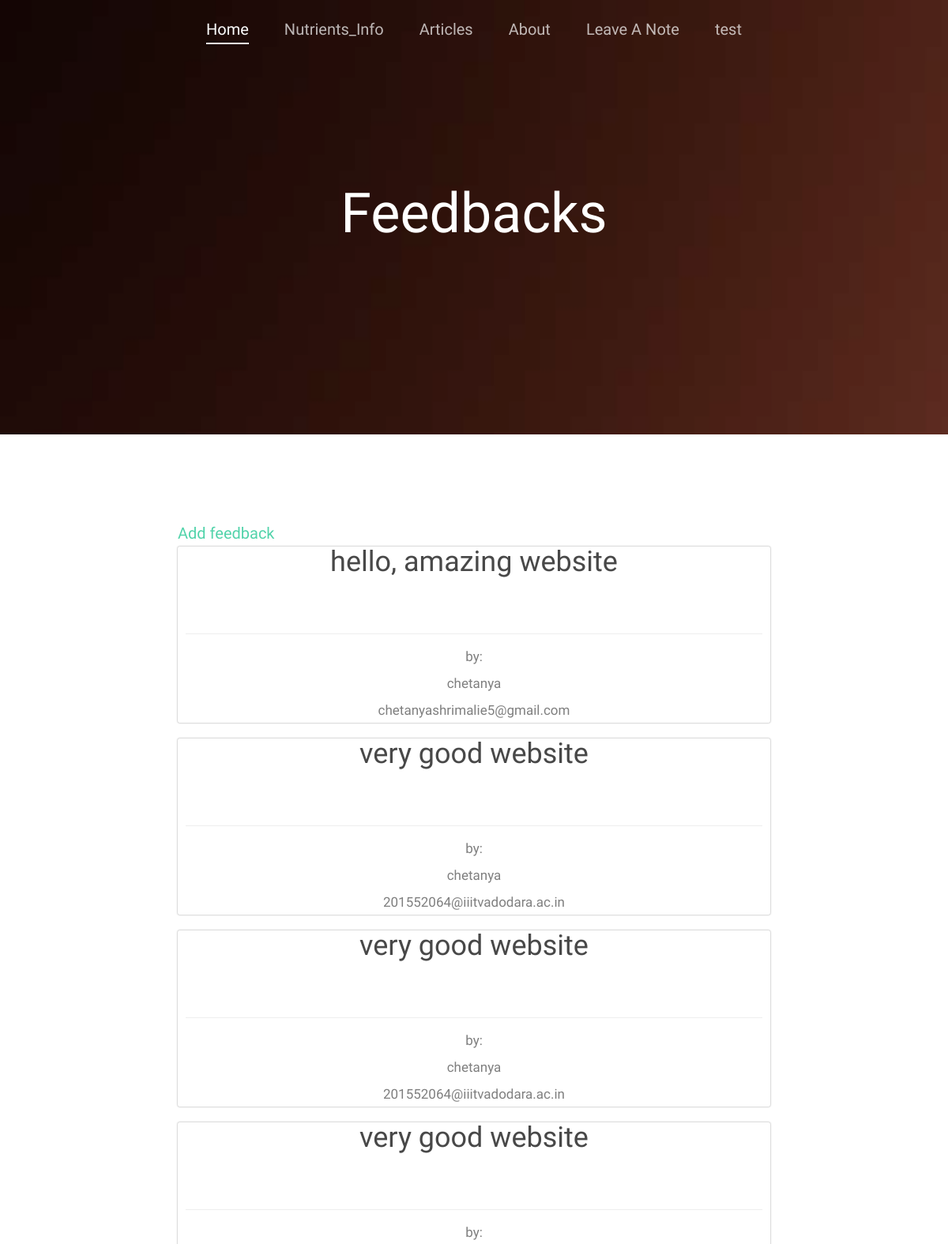
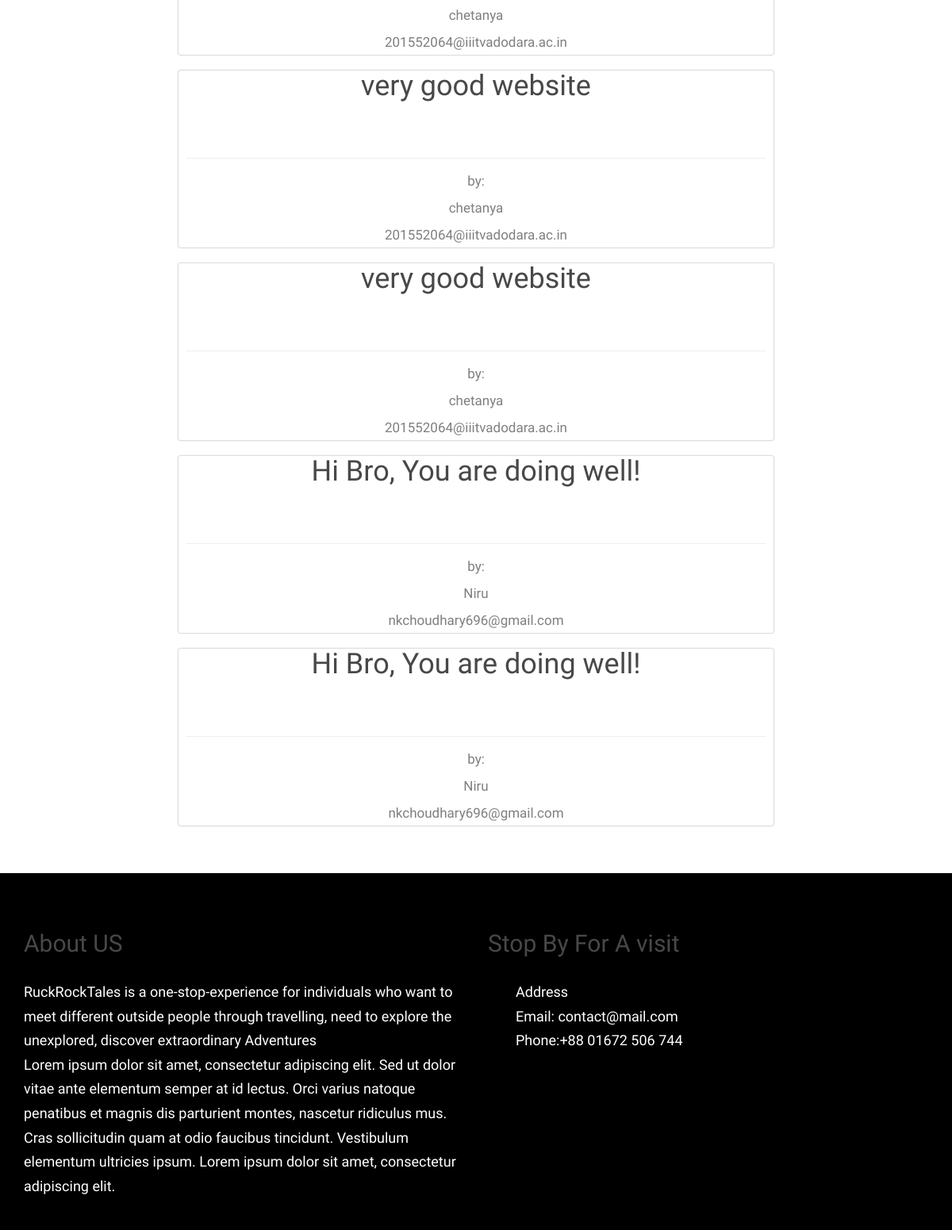
Page /contact/feedbacks/ (signed in) on the committed database (2 pictures, top to bottom).
### drop_a_note/models.py (models this page shows, shortened)
class Note(models.Model):
    name = models.CharField(max_length=50)
    email = models.CharField(max_length=100)
    note = models.TextField()

### drop_a_note/views.py (the view)
def feedbacks(request):
    all_feedbacks = Note.objects.all()
    return render(request, 'feedbacks.html', {'all_feedbacks': all_feedbacks})

### drop_a_note/templates/feedbacks.html
{% extends 'base.html' %}
{% block body %}
  <div class="fh5co-hero"
       style="background-image: url(images/hero_2.jpg);"
       data-stellar-background-ratio="0.5">
    <div class="overlay"></div>
    <div class="container">
      <div class="row">
        <div
            class="col-md-8 col-md-offset-2 col-sm-12 col-sm-offset-0 col-xs-12 col-xs-offset-0 text-center fh5co-table">
          <div class="fh5co-intro fh5co-table-cell">
            <h1 class="text-center">Feedbacks</h1>
          </div>
        </div>
      </div>
    </div>
  </div>
  <div class="fh5co-section">
    <div class="container">
      <div class="row">
        <div class="col-md-2"></div>
        <div class="col-md-8">
          <br><br>
          <div class="float-right"><a href="{% url 'contact:contact' %}">Add
            feedback</a></div>
          {% for note in all_feedbacks %}
            <div class="fh5co-text article-box-home">
              <div class="text-center">
                <div class="feedback-content-home ">
                  <h1>{{ note.note }}</h1>
                </div>
                <hr>
              </div>
              <div class="">
                <small> by:</small>
                <br>
                <small>{{ note.name }}</small>
                <br>
                <small>{{ note.email }}</small>
              </div>
            </div>
          {% endfor %}
        </div>
        <div class="col-md-2"></div>
      </div>
    </div>
  </div>
{% endblock %}

### templates/base.html (shortened to what this page needs)
{% load staticfiles %}
<!DOCTYPE html>
<html lang="en">
<head>
  <link rel="stylesheet"
        href="https://maxcdn.bootstrapcdn.com/bootstrap/3.3.7/css/bootstrap.min.css">
  <link rel="stylesheet" href="{% static 'css/animate.css' %}">
  <link rel="stylesheet" href="{% static 'css/font-awesome.css' %}">
  <link rel="stylesheet" href="{% static 'css/icomoon.css' %}">
  <link rel="stylesheet" href="{% static 'css/style.css' %}">
</head>
<body>
<div id="fh5co-wrap">
  <header id="fh5co-header">
    <div class="container">
      <nav class="fh5co-main-nav">
        <ul>
          <li class="fh5co-active"><a
              href="{% url 'home:home' %}"><span>Home</span></a>
          </li>
          <li><a
              href="{% url 'nutrients_info:info' %}"><span>Nutrients_Info</span></a>
          </li>
          <li>
            <a href="{% url 'articles:articles' %}"><span>Articles</span></a>
          </li>
          <li>
            <a
                href="{% url 'about_us:about' %}"><span>About</span></a>
          </li>
          <li>
            <a href="{% url 'contact:contact' %}"><span>Leave A Note</span></a>
          </li>
          <li>
            {% if request.user.username != '' %}
              <a href="{% url 'users:user_logout' %}"><span>
                {{ request.user.username }}</span></a>
            {% else %}
              <a href="{% url 'users:register' %}"><span>
                Register/login</span></a>
            {% endif %}
          </li>
        </ul>
      </nav>
    </div>
  </header>
  {% block body %}
  {% endblock %}
</div>
<footer id="fh5co-footer">
  <div class="container">
    <div id="contact-box" class="row">
      <div class="col-sm-6">
        <div class="block">
          <h2>About US</h2>
          <ul class="address-block">
            <li>RuckRockTales is a one-stop-experience for individuals who want
              to meet different
              outside people through travelling, need to explore the
              unexplored, discover extraordinary
              Adventures
            </li>
            <li>
              Lorem ipsum dolor sit amet, consectetur adipiscing elit. Sed ut
              dolor vitae ante elementum semper at id lectus. Orci varius
              natoque penatibus et
              magnis dis parturient montes, nascetur ridiculus mus. Cras
              sollicitudin quam at
              odio faucibus tincidunt. Vestibulum elementum ultricies ipsum.
              Lorem ipsum dolor
              sit amet, consectetur adipiscing elit.
            </li>
          </ul>
        </div>
      </div>
      <div class="col-sm-6">
        <div class="block">
          <h2>Stop By For A visit</h2>
          <ul class="address-block">
            <li>
              <i class="fa fa-map-marker"></i>Address
            </li>
            <li>
              <i class="fa fa-envelope-o"></i>Email: contact@mail.com
            </li>
            <li>
              <i class="fa fa-phone"></i>Phone:+88 01672 506 744
            </li>
          </ul>
          <ul class="social-icons">
            <li>
              <a href="#"><i class="fa fa-google"></i></a>
            </li>
            <li>
              <a href="#"><i class="fa fa-linkedin"></i></a>
            </li>
            <li>
              <a href="#"><i class="fa fa-pinterest"></i></a>
            </li>
            <li>
              <a href="#"><i class="fa fa-dribbble"></i></a>
            </li>
            <li>
              <a href="#"><i class="fa fa-behance"></i></a>
            </li>
            <li>
              <a href="#"><i class="fa fa-twitter"></i></a>
            </li>
            <li>
              <a href="#"><i class="fa fa-facebook"></i></a>
            </li>
          </ul>
        </div>
      </div>
    </div>
  </div>
</footer>
</body>
</html>

### static/css/style.css (style rules this page uses)
body { font-family: "Work Sans", Arial, sans-serif; font-weight: 300; font-size: 20px; line-height: 1.7; color: #777777; color: #7f7f7f; background: #fff; height: 100%; position: relative; }
.article-box-home { border-radius: 2px; box-shadow: 0 0 2px; text-align: center; margin-bottom: 20px; }
.feedback-content-home { height: 100px; width: 100%; word-wrap: break-word; display: block; overflow-y: hidden; }
hr { margin: 10px; }
.address-block li { margin-bottom: 20px; color: white; }
.address-block li i { margin-right: 15px; font-size: 20px; width: 20px; }
.social-icons { margin-top: 40px; color: white; }
.social-icons li { display: inline-block; margin: 0 6px; }
.social-icons a { display: inline-block; }
.social-icons i { color: white; margin-right: 25px; font-size: 25px; }
a { color: #52d3aa; -webkit-transition: 0.5s; -o-transition: 0.5s; transition: 0.5s; }
h1, h2, h3, h4, h5, h6 { color: rgba(72, 72, 72, 1); font-family: "Work Sans", Arial, sans-serif; font-weight: 300; margin: 0 0 30px 0; }
#fh5co-wrap { position: relative; background: #fff; z-index: 2; margin-bottom: 450px; }
#fh5co-footer { padding-top: 4em; position: fixed; bottom: 0; left: 0; width: 100%; z-index: 1; height: 450px; background: #000000; color: white; font-size: 18px; }
#fh5co-footer a { color: rgba(255, 255, 255, 0.7); }
#fh5co-footer ul { padding: 0; margin: 0; }
#fh5co-footer ul li { padding: 0; margin: 0; list-style: none; }
#fh5co-header { position: absolute; top: 0; width: 100%; z-index: 1000; }
#fh5co-header nav { text-align: center; }
#fh5co-header nav ul { padding: 0; margin: 0; }
#fh5co-header nav li { padding: 0; margin: 0; list-style: none; display: inline; }
#fh5co-header nav li a { padding: 20px; color: rgba(255, 255, 255, 0.7); display: -moz-inline-stack; display: inline-block; zoom: 1; *display: inline; -webkit-transition: 0.1s; -o-transition: 0.1s; transition: 0.1s; }
#fh5co-header nav li a span { -webkit-transition: 0.5s; -o-transition: 0.5s; transition: 0.5s; border-bottom: 2px solid transparent; display: block; }
#fh5co-header nav li.fh5co-active a { color: #fff; }
#fh5co-header nav li.fh5co-active a span { border-bottom: 2px solid #fff; }
.fh5co-table, .fh5co-table-cell, .fh5co-hero, .fh5co-parallax { height: 550px; }
.fh5co-hero, .fh5co-parallax { background-color: #555; background-attachment: fixed; background-size: cover; position: relative; }
.fh5co-hero .overlay, .fh5co-parallax .overlay { position: absolute; top: 0; left: 0; right: 0; bottom: 0; background: black; opacity: .2; }
.fh5co-hero .fh5co-intro h1, .fh5co-parallax .fh5co-intro h1 { color: #fff; font-size: 70px; font-weight: 300; margin-bottom: 10px; }
.fh5co-table { display: table; }
.fh5co-table-cell { display: table-cell; vertical-align: middle; }
.fh5co-section { padding: 2em 0; }

### rows in the picture
Note: note "hello, amazing website", name "chetanya", email "chetanyashrimalie5@gmail.com"
Note: note "very good website", name "chetanya", email "201552064@iiitvadodara.ac.in"
Note: note "very good website", name "chetanya", email "201552064@iiitvadodara.ac.in"
Note: note "very good website", name "chetanya", email "201552064@iiitvadodara.ac.in"
Note: note "very good website", name "chetanya", email "201552064@iiitvadodara.ac.in"
Note: note "very good website", name "chetanya", email "201552064@iiitvadodara.ac.in"
Note: note "Hi Bro, You are doing well!", name "Niru", email "nkchoudhary696@gmail.com"
Note: note "Hi Bro, You are doing well!", name "Niru", email "nkchoudhary696@gmail.com"

### other values in the picture
{{ request.user.username }} "test"
